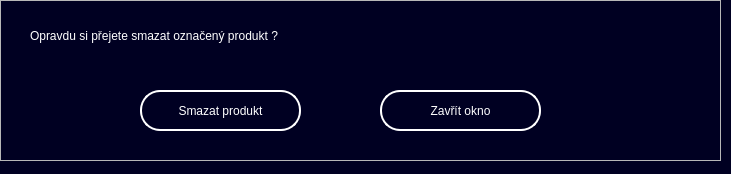
<?xml version="1.0" encoding="UTF-8"?>
<ui version="4.0">
 <class>Delete_really</class>
 <widget class="QWidget" name="Delete_really">
  <property name="geometry">
   <rect>
    <x>0</x>
    <y>0</y>
    <width>731</width>
    <height>174</height>
   </rect>
  </property>
  <property name="windowTitle">
   <string>Form</string>
  </property>
  <property name="styleSheet">
   <string notr="true">QWidget#Delete_really {
background-color: rgb(0, 0, 34);
}

QLabel#Instructions {
color: rgb(255, 255, 255);
font: 24pt &quot;FreeSans&quot;;
}

QPushButton#Button_Delete{
color: rgb(255, 255, 255);
border-color: rgb(255, 255, 255);
border: 2px solid rgb(255, 255, 255);
border-radius: 20px;
font: 12pt &quot;FreeSans&quot;;
}

QPushButton#Button_Back{
color: rgb(255, 255, 255);
border-color: rgb(255, 255, 255);
border: 2px solid rgb(255, 255, 255);
border-radius: 20px;
font: 12pt &quot;FreeSans&quot;;
}

QPushButton:hover#Button_Delete{
border: 3px solid rgb(255, 255, 255);
background-color: rgb(0, 0, 53);
}

QPushButton:hover#Button_Back{
border: 3px solid rgb(255, 255, 255);
background-color: rgb(0, 0, 53);
}</string>
  </property>
  <widget class="QFrame" name="frame">
   <property name="geometry">
    <rect>
     <x>0</x>
     <y>0</y>
     <width>721</width>
     <height>161</height>
    </rect>
   </property>
   <property name="frameShape">
    <enum>QFrame::StyledPanel</enum>
   </property>
   <property name="frameShadow">
    <enum>QFrame::Raised</enum>
   </property>
   <widget class="QLabel" name="Instructions">
    <property name="geometry">
     <rect>
      <x>30</x>
      <y>20</y>
      <width>671</width>
      <height>31</height>
     </rect>
    </property>
    <property name="text">
     <string>Opravdu si přejete smazat označený produkt ?</string>
    </property>
   </widget>
   <widget class="QPushButton" name="Button_Delete">
    <property name="geometry">
     <rect>
      <x>140</x>
      <y>90</y>
      <width>161</width>
      <height>41</height>
     </rect>
    </property>
    <property name="text">
     <string>Smazat produkt</string>
    </property>
   </widget>
   <widget class="QPushButton" name="Button_Back">
    <property name="geometry">
     <rect>
      <x>380</x>
      <y>90</y>
      <width>161</width>
      <height>41</height>
     </rect>
    </property>
    <property name="text">
     <string>Zavřít okno</string>
    </property>
   </widget>
  </widget>
 </widget>
 <resources/>
 <connections/>
</ui>
